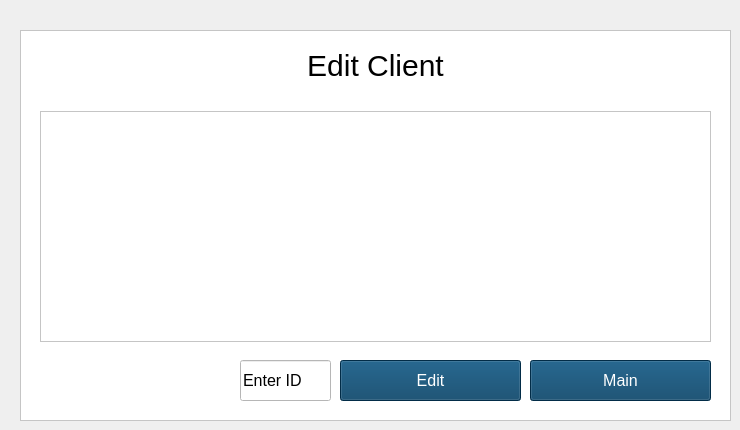
    <widget class="QWidget" name="client_list_edit">
     <widget class="QFrame" name="frame_2">
      <property name="geometry">
       <rect>
        <x>20</x>
        <y>30</y>
        <width>711</width>
        <height>391</height>
       </rect>
      </property>
      <property name="styleSheet">
       <string notr="true">background-color: white
</string>
      </property>
      <property name="frameShape">
       <enum>QFrame::StyledPanel</enum>
      </property>
      <property name="frameShadow">
       <enum>QFrame::Raised</enum>
      </property>
      <widget class="QLabel" name="client_list_edit_label_title">
       <property name="geometry">
        <rect>
         <x>20</x>
         <y>10</y>
         <width>671</width>
         <height>51</height>
        </rect>
       </property>
       <property name="styleSheet">
        <string notr="true">background-color: white;
color: black;
font-size: 30px;</string>
       </property>
       <property name="text">
        <string>Edit Client</string>
       </property>
       <property name="alignment">
        <set>Qt::AlignCenter</set>
       </property>
      </widget>
      <widget class="QPushButton" name="client_list_edit_btn_main">
       <property name="geometry">
        <rect>
         <x>510</x>
         <y>330</y>
         <width>181</width>
         <height>41</height>
        </rect>
       </property>
       <property name="palette">
        <palette>
         <active>
          <colorrole role="WindowText">
           <brush brushstyle="SolidPattern">
            <color alpha="255">
             <red>255</red>
             <green>255</green>
             <blue>255</blue>
            </color>
           </brush>
          </colorrole>
          <colorrole role="Button">
           <brush brushstyle="SolidPattern">
            <color alpha="255">
             <red>3</red>
             <green>62</green>
             <blue>99</blue>
            </color>
           </brush>
          </colorrole>
          <colorrole role="Text">
           <brush brushstyle="SolidPattern">
            <color alpha="255">
             <red>255</red>
             <green>255</green>
             <blue>255</blue>
            </color>
           </brush>
          </colorrole>
          <colorrole role="ButtonText">
           <brush brushstyle="SolidPattern">
            <color alpha="255">
             <red>255</red>
             <green>255</green>
             <blue>255</blue>
            </color>
           </brush>
          </colorrole>
          <colorrole role="Base">
           <brush brushstyle="SolidPattern">
            <color alpha="255">
             <red>3</red>
             <green>62</green>
             <blue>99</blue>
            </color>
           </brush>
          </colorrole>
          <colorrole role="Window">
           <brush brushstyle="SolidPattern">
            <color alpha="255">
             <red>3</red>
             <green>62</green>
             <blue>99</blue>
            </color>
           </brush>
          </colorrole>
          <colorrole role="PlaceholderText">
           <brush brushstyle="NoBrush">
            <color alpha="128">
             <red>255</red>
             <green>255</green>
             <blue>255</blue>
            </color>
           </brush>
          </colorrole>
         </active>
         <inactive>
          <colorrole role="WindowText">
           <brush brushstyle="SolidPattern">
            <color alpha="255">
             <red>255</red>
             <green>255</green>
             <blue>255</blue>
            </color>
           </brush>
          </colorrole>
          <colorrole role="Button">
           <brush brushstyle="SolidPattern">
            <color alpha="255">
             <red>3</red>
             <green>62</green>
             <blue>99</blue>
            </color>
           </brush>
          </colorrole>
          <colorrole role="Text">
           <brush brushstyle="SolidPattern">
            <color alpha="255">
             <red>255</red>
             <green>255</green>
             <blue>255</blue>
            </color>
           </brush>
          </colorrole>
          <colorrole role="ButtonText">
           <brush brushstyle="SolidPattern">
            <color alpha="255">
             <red>255</red>
             <green>255</green>
             <blue>255</blue>
            </color>
           </brush>
          </colorrole>
          <colorrole role="Base">
           <brush brushstyle="SolidPattern">
            <color alpha="255">
             <red>3</red>
             <green>62</green>
             <blue>99</blue>
            </color>
           </brush>
          </colorrole>
          <colorrole role="Window">
           <brush brushstyle="SolidPattern">
            <color alpha="255">
             <red>3</red>
             <green>62</green>
             <blue>99</blue>
            </color>
           </brush>
          </colorrole>
          <colorrole role="PlaceholderText">
           <brush brushstyle="NoBrush">
            <color alpha="128">
             <red>255</red>
             <green>255</green>
             <blue>255</blue>
            </color>
           </brush>
          </colorrole>
         </inactive>
         <disabled>
          <colorrole role="WindowText">
           <brush brushstyle="SolidPattern">
            <color alpha="255">
             <red>255</red>
             <green>255</green>
             <blue>255</blue>
            </color>
           </brush>
          </colorrole>
          <colorrole role="Button">
           <brush brushstyle="SolidPattern">
            <color alpha="255">
             <red>3</red>
             <green>62</green>
             <blue>99</blue>
            </color>
           </brush>
          </colorrole>
          <colorrole role="Text">
           <brush brushstyle="SolidPattern">
            <color alpha="255">
             <red>255</red>
             <green>255</green>
             <blue>255</blue>
            </color>
           </brush>
          </colorrole>
          <colorrole role="ButtonText">
           <brush brushstyle="SolidPattern">
            <color alpha="255">
             <red>255</red>
             <green>255</green>
             <blue>255</blue>
            </color>
           </brush>
          </colorrole>
          <colorrole role="Base">
           <brush brushstyle="SolidPattern">
            <color alpha="255">
             <red>3</red>
             <green>62</green>
             <blue>99</blue>
            </color>
           </brush>
          </colorrole>
          <colorrole role="Window">
           <brush brushstyle="SolidPattern">
            <color alpha="255">
             <red>3</red>
             <green>62</green>
             <blue>99</blue>
            </color>
           </brush>
          </colorrole>
          <colorrole role="PlaceholderText">
           <brush brushstyle="NoBrush">
            <color alpha="128">
             <red>255</red>
             <green>255</green>
             <blue>255</blue>
            </color>
           </brush>
          </colorrole>
         </disabled>
        </palette>
       </property>
       <property name="font">
        <font>
         <pointsize>12</pointsize>
        </font>
       </property>
       <property name="styleSheet">
        <string notr="true">background-color: #033E63;
color: white</string>
       </property>
       <property name="text">
        <string>Main</string>
       </property>
      </widget>
      <widget class="QPushButton" name="client_list_edit_btn_edit">
       <property name="geometry">
        <rect>
         <x>320</x>
         <y>330</y>
         <width>181</width>
         <height>41</height>
        </rect>
       </property>
       <property name="palette">
        <palette>
         <active>
          <colorrole role="WindowText">
           <brush brushstyle="SolidPattern">
            <color alpha="255">
             <red>255</red>
             <green>255</green>
             <blue>255</blue>
            </color>
           </brush>
          </colorrole>
          <colorrole role="Button">
           <brush brushstyle="SolidPattern">
            <color alpha="255">
             <red>3</red>
             <green>62</green>
             <blue>99</blue>
            </color>
           </brush>
          </colorrole>
          <colorrole role="Text">
           <brush brushstyle="SolidPattern">
            <color alpha="255">
             <red>255</red>
             <green>255</green>
             <blue>255</blue>
            </color>
           </brush>
          </colorrole>
          <colorrole role="ButtonText">
           <brush brushstyle="SolidPattern">
            <color alpha="255">
             <red>255</red>
             <green>255</green>
             <blue>255</blue>
            </color>
           </brush>
          </colorrole>
          <colorrole role="Base">
           <brush brushstyle="SolidPattern">
            <color alpha="255">
             <red>3</red>
             <green>62</green>
             <blue>99</blue>
            </color>
           </brush>
          </colorrole>
          <colorrole role="Window">
           <brush brushstyle="SolidPattern">
            <color alpha="255">
             <red>3</red>
             <green>62</green>
             <blue>99</blue>
            </color>
           </brush>
          </colorrole>
          <colorrole role="PlaceholderText">
           <brush brushstyle="NoBrush">
            <color alpha="128">
             <red>255</red>
             <green>255</green>
             <blue>255</blue>
            </color>
           </brush>
          </colorrole>
         </active>
         <inactive>
          <colorrole role="WindowText">
           <brush brushstyle="SolidPattern">
            <color alpha="255">
             <red>255</red>
             <green>255</green>
             <blue>255</blue>
            </color>
           </brush>
          </colorrole>
          <colorrole role="Button">
           <brush brushstyle="SolidPattern">
            <color alpha="255">
             <red>3</red>
             <green>62</green>
             <blue>99</blue>
            </color>
           </brush>
          </colorrole>
          <colorrole role="Text">
           <brush brushstyle="SolidPattern">
            <color alpha="255">
             <red>255</red>
             <green>255</green>
             <blue>255</blue>
            </color>
           </brush>
          </colorrole>
          <colorrole role="ButtonText">
           <brush brushstyle="SolidPattern">
            <color alpha="255">
             <red>255</red>
             <green>255</green>
             <blue>255</blue>
            </color>
           </brush>
          </colorrole>
          <colorrole role="Base">
           <brush brushstyle="SolidPattern">
            <color alpha="255">
             <red>3</red>
             <green>62</green>
             <blue>99</blue>
            </color>
           </brush>
          </colorrole>
          <colorrole role="Window">
           <brush brushstyle="SolidPattern">
            <color alpha="255">
             <red>3</red>
             <green>62</green>
             <blue>99</blue>
            </color>
           </brush>
          </colorrole>
          <colorrole role="PlaceholderText">
           <brush brushstyle="NoBrush">
            <color alpha="128">
             <red>255</red>
             <green>255</green>
             <blue>255</blue>
            </color>
           </brush>
          </colorrole>
         </inactive>
         <disabled>
          <colorrole role="WindowText">
           <brush brushstyle="SolidPattern">
            <color alpha="255">
             <red>255</red>
             <green>255</green>
             <blue>255</blue>
            </color>
           </brush>
          </colorrole>
          <colorrole role="Button">
           <brush brushstyle="SolidPattern">
            <color alpha="255">
             <red>3</red>
             <green>62</green>
             <blue>99</blue>
            </color>
           </brush>
          </colorrole>
          <colorrole role="Text">
           <brush brushstyle="SolidPattern">
            <color alpha="255">
             <red>255</red>
             <green>255</green>
             <blue>255</blue>
            </color>
           </brush>
          </colorrole>
          <colorrole role="ButtonText">
           <brush brushstyle="SolidPattern">
            <color alpha="255">
             <red>255</red>
             <green>255</green>
             <blue>255</blue>
            </color>
           </brush>
          </colorrole>
          <colorrole role="Base">
           <brush brushstyle="SolidPattern">
            <color alpha="255">
             <red>3</red>
             <green>62</green>
             <blue>99</blue>
            </color>
           </brush>
          </colorrole>
          <colorrole role="Window">
           <brush brushstyle="SolidPattern">
            <color alpha="255">
             <red>3</red>
             <green>62</green>
             <blue>99</blue>
            </color>
           </brush>
          </colorrole>
          <colorrole role="PlaceholderText">
           <brush brushstyle="NoBrush">
            <color alpha="128">
             <red>255</red>
             <green>255</green>
             <blue>255</blue>
            </color>
           </brush>
          </colorrole>
         </disabled>
        </palette>
       </property>
       <property name="font">
        <font>
         <pointsize>12</pointsize>
        </font>
       </property>
       <property name="styleSheet">
        <string notr="true">background-color: #033E63;
color: white</string>
       </property>
       <property name="text">
        <string>Edit</string>
       </property>
      </widget>
      <widget class="QTableView" name="client_list_edit_list">
       <property name="geometry">
        <rect>
         <x>20</x>
         <y>81</y>
         <width>671</width>
         <height>231</height>
        </rect>
       </property>
      </widget>
      <widget class="QLineEdit" name="client_list_edit_enter_id">
       <property name="geometry">
        <rect>
         <x>220</x>
         <y>330</y>
         <width>91</width>
         <height>41</height>
        </rect>
       </property>
       <property name="font">
        <font>
         <pointsize>12</pointsize>
        </font>
       </property>
       <property name="styleSheet">
        <string notr="true">background-color: white;
color: black;</string>
       </property>
       <property name="text">
        <string>Enter ID</string>
       </property>
      </widget>
     </widget>
    </widget>
